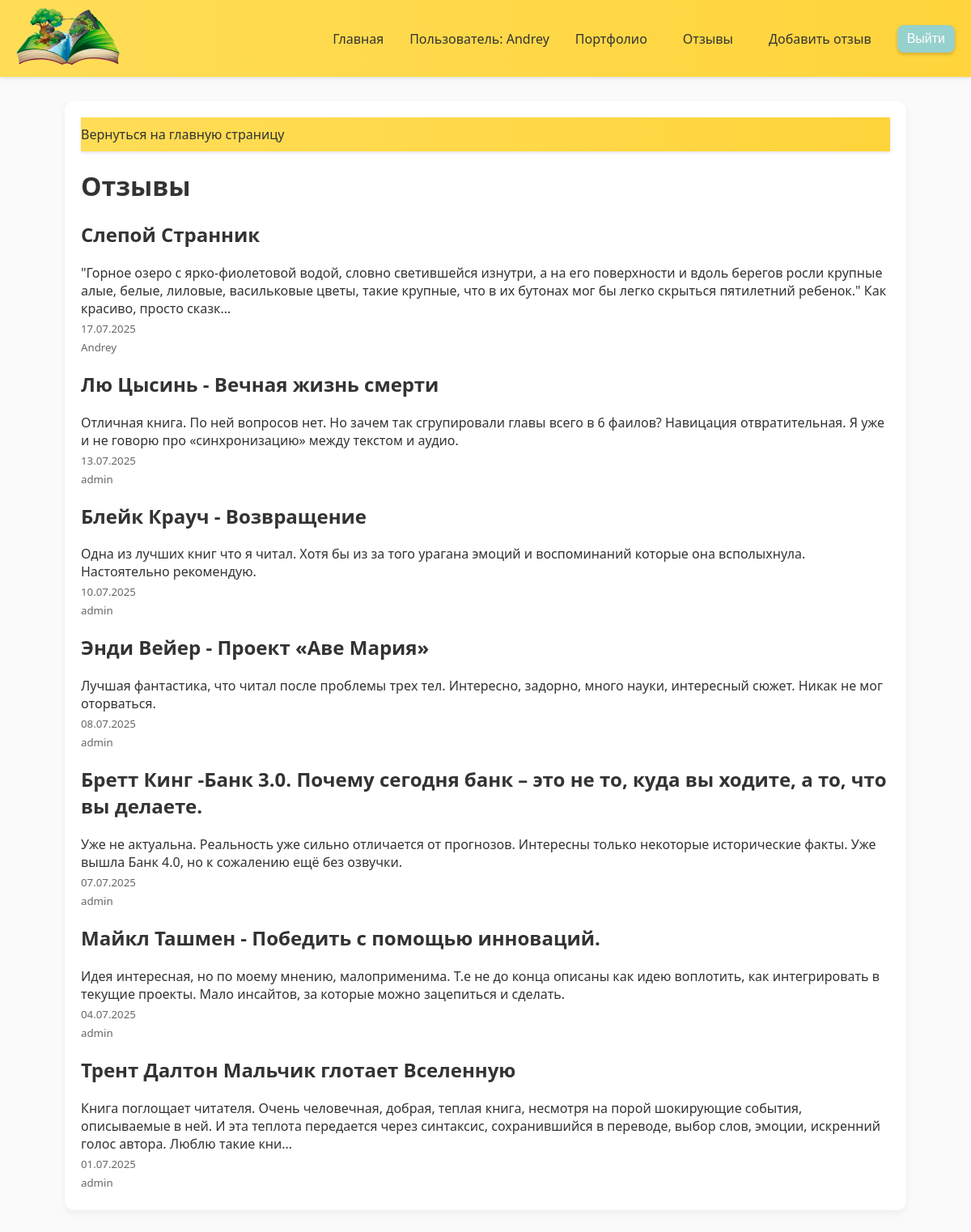
Screenshot of /blog/ (signed in) with the database file from the repository.
### blog/models.py (models this page shows, shortened)
class Blog(models.Model):
    title = models.CharField(max_length=200)
    description = models.TextField()
    created = models.DateTimeField(auto_now_add=True)
    date = models.DateField(auto_now_add=True)
    user = models.ForeignKey(User, on_delete=models.CASCADE)

### blog/views.py (the view)
# urls.py: path('', views.blogs, name="blogs"),
def blogs(request):
    blogs = Blog.objects.order_by('-date')
    return render(request, "blog/blogs.html", {"blogs": blogs})

### blog/templates/blog/blogs.html
{% extends 'personal/base.html' %}
{% load static %}
{% block content %}
<div class="menu"><a href="{% url 'index'%}">Вернуться на главную страницу</a></div>
<h1>Отзывы</h1>
{% for blog in blogs %}
<div class="blog_1">
    <h2 class="top_1">
        <a href="{% url 'detail' blog.id %}">{{ blog.title }}</a>
    </h2>
    <div class="blog_text">
        <div>{{ blog.description|truncatechars:260 }}</div>
        <div class="user_date"><h5>{{ blog.date|date:'d.m.Y' }}</h5>
        <h5>{{ blog.user }}</h5></div>
    </div>
</div>
{% endfor %}
{% endblock %}

### personal/templates/personal/base.html (shortened to what this page needs)
<!DOCTYPE html>
{% load static %}
<html lang="en">
<head>
    <link rel="stylesheet" href="{% static 'css/style.css' %}">
</head>
<body>
<div class="menu">
    <div class="wrap nav-bar">
        <div class="logo">
            <a href="{% url 'index' %}">
                <img class="pic" src="{% static 'personal/foni.png' %}" alt="Логотип">
            </a>
        </div>
        <ul class="nav-links">
            <li><a href="{% url 'index' %}">Главная</a></li>
            {% if user.is_authenticated %}
                <li>Пользователь: {{ user.username }}</li>
                <li><a href="{% url 'portfolio' %}">Портфолио</a></li>
                <li><a href="{% url 'blogs' %}">Отзывы</a></li>
                <li><a href="{% url 'createotz' %}">Добавить отзыв</a></li>
                <li>
                    <form action="{% url 'logoutuser' %}" method="post" class="logout-form">
                        <button class="top">Выйти</button>
                    </form>
                </li>
            {% else %}
                <li><a href="{% url 'signupuser' %}">Регистрация</a></li>
                <li><a href="{% url 'loginuser' %}">Вход</a></li>
                <li><span class="disabled">Отзывы (доступно после входа)</span></li>
                <li><span class="disabled">Добавить отзыв (доступно после входа)</span></li>
            {% endif %}
        </ul>
    </div>
</div>
<div class="content">
    <div class="wrap">
        {% block content %}
        {% endblock %}
    </div>
</div>
</body>
</html>

### personal/static/css/style.css (style rules this page uses)
body { margin: 0; font-family: 'Segoe UI', Tahoma, Geneva, Verdana, sans-serif; background-color: #fafafa; color: #333; }
a { text-decoration: none; color: #333; transition: color 0.3s; }
.menu { background: linear-gradient(90deg, #ffdd57 0%, #ffd43b 100%); box-shadow: 0 2px 4px rgba(0,0,0,0.1); padding: 10px 0; }
.nav-bar { max-width: 1200px; margin: 0 auto; padding: 0 20px; display: flex; justify-content: space-between; align-items: center; flex-wrap: wrap; }
.logo img.pic { height: 70px; width: auto; transition: transform 0.3s ease; }
.nav-links { display: flex; gap: 20px; align-items: center; flex-wrap: wrap; }
.nav-links li { list-style: none; position: relative; }
.nav-links a, .nav-links .disabled, .nav-links button { font-size: 16px; padding: 8px 12px; border-radius: 8px; transition: background-color 0.3s, transform 0.3s; }
.nav-links button.top { background-color: #97d1cd; color: white; border: none; cursor: pointer; box-shadow: 0 2px 4px rgba(0,0,0,0.2); }
.content .wrap { max-width: 1000px; margin: 30px auto; padding: 20px; background: white; border-radius: 12px; box-shadow: 0 4px 10px rgba(0,0,0,0.05); }
.user_date h5 { margin: 5px 0; color: #666; font-weight: normal; }

### rows the page displays
Blog: title "Слепой Странник", description "\"Горное озеро с ярко-фиолетовой водой, словно светившейся изнутри, а на его поверхности и вдоль берегов росли крупные алые, белые, лиловые, васильковые цветы, такие крупные, что в их бутонах мог бы легко скрыться пятилетний ребенок.\" Как красиво, просто сказк…", date "17.07.2025", user "Andrey"
Blog: title "Лю Цысинь - Вечная жизнь смерти", description "Отличная книга. По ней вопросов нет. Но зачем так сгрупировали главы всего в 6 фаилов? Навицация отвратительная. Я уже и не говорю про «синхронизацию» между текстом и аудио.", date "13.07.2025", user "admin"
Blog: title "Блейк Крауч - Возвращение", description "Одна из лучших книг что я читал. Хотя бы из за того урагана эмоций и воспоминаний которые она всполыхнула. Настоятельно рекомендую.", date "10.07.2025", user "admin"
Blog: title "Энди Вейер - Проект «Аве Мария»", description "Лучшая фантастика, что читал после проблемы трех тел. Интересно, задорно, много науки, интересный сюжет. Никак не мог оторваться.", date "08.07.2025", user "admin"
Blog: title "Бретт Кинг -Банк 3.0. Почему сегодня банк – это не то, куда вы ходите, а то, что вы делаете.", description "Уже не актуальна. Реальность уже сильно отличается от прогнозов. Интересны только некоторые исторические факты. Уже вышла Банк 4.0, но к сожалению ещё без озвучки.", date "07.07.2025", user "admin"
Blog: title "Майкл Ташмен - Победить с помощью инноваций.", description "Идея интересная, но по моему мнению, малоприменима. Т.е не до конца описаны как идею воплотить, как интегрировать в текущие проекты. Мало инсайтов, за которые можно зацепиться и сделать.", date "04.07.2025", user "admin"
Blog: title "Трент Далтон Мальчик глотает Вселенную", description "Книга поглощает читателя. Очень человечная, добрая, теплая книга, несмотря на порой шокирующие события, описываемые в ней. И эта теплота передается через синтаксис, сохранившийся в переводе, выбор слов, эмоции, искренний голос автора. Люблю такие кни…", date "01.07.2025", user "admin"

### other values shown
{{ user.username }} "Andrey"
